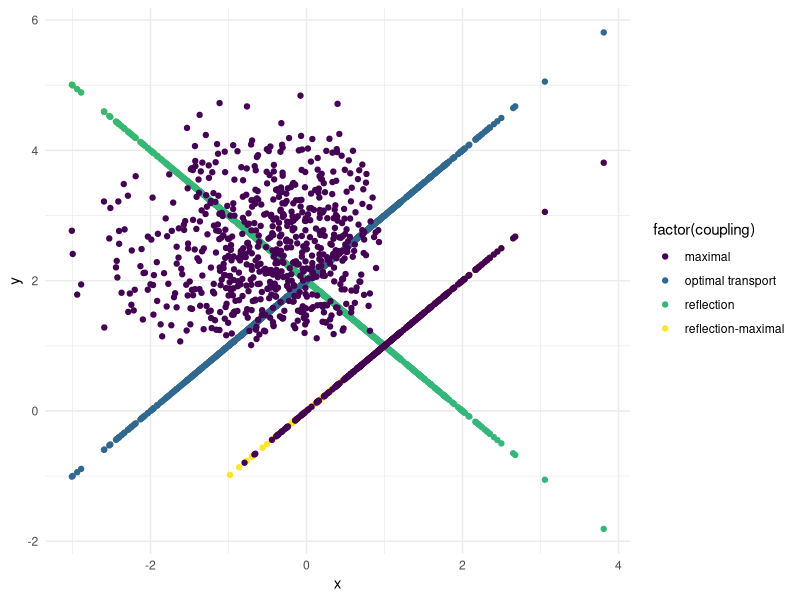
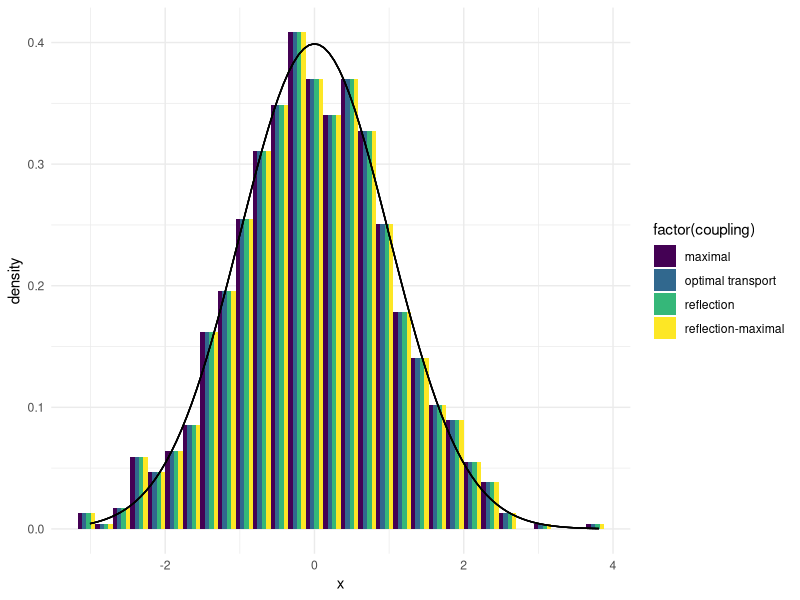
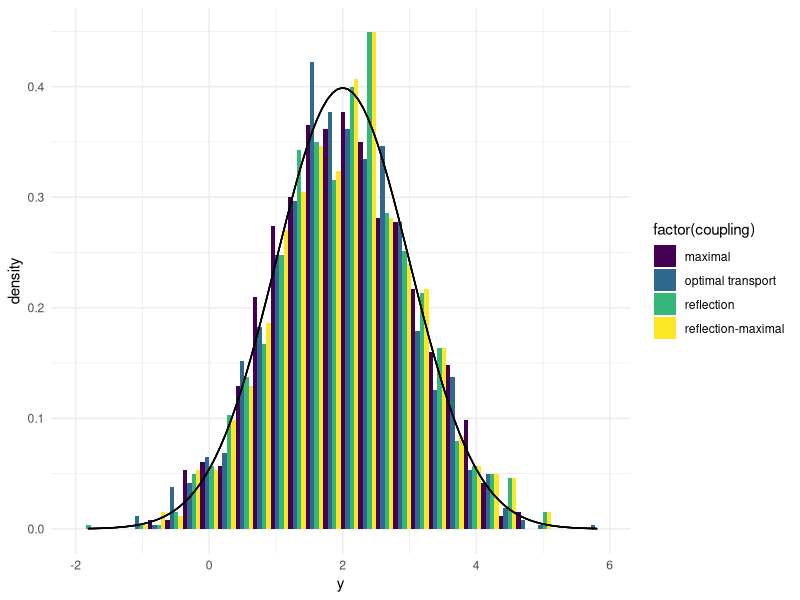

R code for these plots, in order:
library(ggplot2)
library(gganimate)
set.seed(1)

# normal means
mu1 <- 0
mu2 <- 2
# std deviation
sigma <- 1
# number of samples
nsamples <- 1000
# reflection-maximal coupling
reflmax_samples <- matrix(nrow = nsamples, ncol = 2)
# draw x components first
reflmax_samples[,1] <- rnorm(nsamples)
# this follows the notation of Bou Rabee et al, 2018, roughly
z <- mu1 - mu2
normz <- sqrt(sum(z^2))
e <- z / normz
utilde <- runif(nsamples, 0, 1)
accepts <- (log(utilde) < (dnorm(e * reflmax_samples[,1] + normz, 0, 1, log = TRUE) - dnorm(e*reflmax_samples[,1], log = TRUE)))
eta <- reflmax_samples[,1]
eta[accepts] <- reflmax_samples[accepts,1] + z
eta[!accepts]<- reflmax_samples[!accepts,1] - 2 * (e * reflmax_samples[!accepts,1]) * e
reflmax_samples[,2] <- mu2 + eta

df <- data.frame(coupling = rep("reflection-maximal", nsamples), x = reflmax_samples[,1], y = reflmax_samples[,2])

# reflection coupling
refl_samples <- matrix(0, nrow = nsamples, ncol = 2)
refl_samples[,1] <- reflmax_samples[,1]
refl_samples[,2] <- (mu2-mu1)-refl_samples[,1]

df <- rbind(df, data.frame(coupling = rep("reflection", nsamples), x = refl_samples[,1], y = refl_samples[,2]))

# optimal transport coupling
transport_samples <- matrix(0, nrow = nsamples, ncol = 2)
transport_samples[,1] <- reflmax_samples[,1]
transport_samples[,2] <- mu2 - mu1 + transport_samples[,1]

df <- rbind(df, data.frame(coupling = rep("optimal transport", nsamples), x = transport_samples[,1], y = transport_samples[,2]))

# max coupling
max_samples <- matrix(0, nrow = nsamples, ncol = 2)
max_samples[,1] <- reflmax_samples[,1]
dp <- function(x) dnorm(x, mean = mu1, sd = 1, log = TRUE)
dq <- function(x) dnorm(x, mean = mu2, sd = 1, log = TRUE)
rq <- function(n) rnorm(n, mean = mu2, sd = 1)
for (isample in 1:nsamples){
  x <- max_samples[isample,1]
  if (dp(x) + log(runif(1)) < dq(x)){
    max_samples[isample,2] <- x
  } else {
    reject <- TRUE
    y <- NA
    while (reject){
      y <- rq(1)
      reject <- (dq(y) + log(runif(1)) < dp(y))
    }
    max_samples[isample,2] <- y
  }
}
df <- rbind(df, data.frame(coupling = rep("maximal", nsamples), x = max_samples[,1], y = max_samples[,2]))

## Scatter plots and marginals
ggplot(df, aes(x=x, y=y, group = coupling, colour = factor(coupling))) +
  geom_point()+
  theme_minimal() + viridis::scale_color_viridis(discrete=T)
#
ggplot(df, aes(x=x, group = coupling, fill = factor(coupling))) + geom_histogram(aes(y = ..density..), position = position_dodge()) +
  theme_minimal() + viridis::scale_fill_viridis(discrete=T) + stat_function(fun = function(x) dnorm(x, mu1, sigma))
#
ggplot(df, aes(x=y, group = coupling, fill = factor(coupling))) + geom_histogram(aes(y = ..density..), position = position_dodge()) +
  theme_minimal() + viridis::scale_fill_viridis(discrete=T) + stat_function(fun = function(x) dnorm(x, mu2, sigma))

## gganimate
ggplot(df, aes(x = x, y = y)) + xlim(-4, 4) + ylim(-5, 6) +
  geom_point()+ geom_text(data = data.frame(coupling = unique(df$coupling)), aes(label = coupling, x = -1, y = -4), size = 10) +
  theme_minimal() +
  transition_states(coupling, 3, 1)
